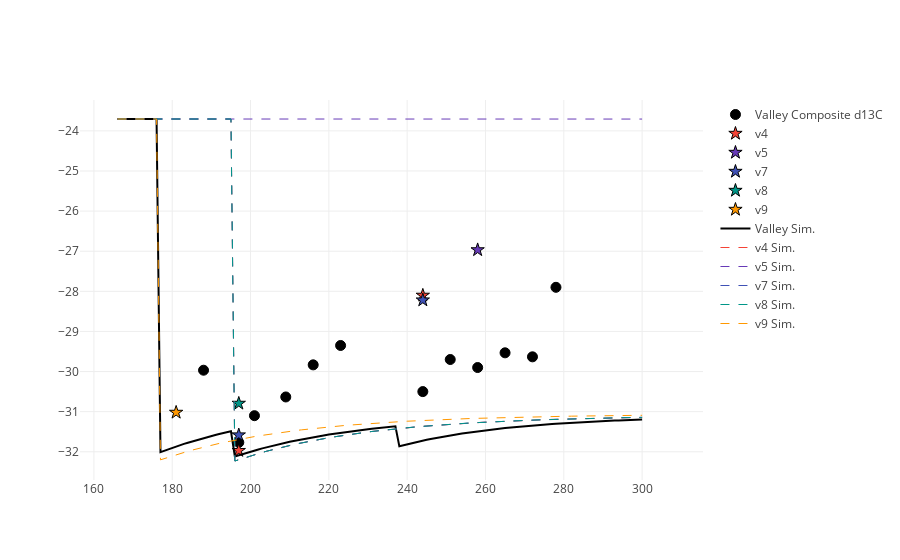

The notebook cell saved with this chart:
### Code cell
%matplotlib inline
import plotlycred
figname = 'Soils' + variable + transect + '.png'

online = False
if online:
    # fig = py.iplot(data) 
    fig = go.Figure(data=data) # , layout=layout)
    py.image.save_as(fig, filename=figname)
else:
    iplot(data)

### Figure 1 — Plotly figure (JSON) as saved in the notebook; plotly's stock layout.template omitted (floating-point values rounded to 4 significant figures; data arrays with more than 128 entries replaced by an {"elided": "..."} marker saying what was removed)
{"data": [{"marker": {"color": "black", "line": {"color": "black", "width": 1}, "size": 10, "symbol": "circle"}, "mode": "markers", "name": "Valley Composite d13C", "type": "scatter", "x": {"elided": "135 int values"}, "y": {"elided": "135 float values"}}, {"marker": {"color": "#F44336", "line": {"color": "black", "width": 1}, "size": 10, "symbol": "star"}, "mode": "markers", "name": "v4", "type": "scatter", "x": {"elided": "135 int values"}, "y": {"elided": "135 float values"}}, {"marker": {"color": "#673AB7", "line": {"color": "black", "width": 1}, "size": 10, "symbol": "star"}, "mode": "markers", "name": "v5", "type": "scatter", "x": {"elided": "135 int values"}, "y": {"elided": "135 float values"}}, {"marker": {"color": "#3F51B5", "line": {"color": "black", "width": 1}, "size": 10, "symbol": "star"}, "mode": "markers", "name": "v7", "type": "scatter", "x": {"elided": "135 int values"}, "y": {"elided": "135 float values"}}, {"marker": {"color": "#009688", "line": {"color": "black", "width": 1}, "size": 10, "symbol": "star"}, "mode": "markers", "name": "v8", "type": "scatter", "x": {"elided": "135 int values"}, "y": {"elided": "135 float values"}}, {"marker": {"color": "#FF9800", "line": {"color": "black", "width": 1}, "size": 10, "symbol": "star"}, "mode": "markers", "name": "v9", "type": "scatter", "x": {"elided": "135 int values"}, "y": {"elided": "135 float values"}}, {"marker": {"color": "black"}, "mode": "lines", "name": "Valley Sim.", "type": "scatter", "x": {"elided": "135 int values"}, "y": {"elided": "135 float values"}}, {"line": {"color": "#F44336", "dash": "dash", "width": 1}, "name": "v4 Sim.", "type": "scatter", "x": {"elided": "135 int values"}, "y": {"elided": "135 float values"}}, {"line": {"color": "#673AB7", "dash": "dash", "width": 1}, "name": "v5 Sim.", "type": "scatter", "x": {"elided": "135 int values"}, "y": {"elided": "135 float values"}}, {"line": {"color": "#3F51B5", "dash": "dash", "width": 1}, "name": "v7 Sim.", "type": "scatter", "x": {"elided": "135 int values"}, "y": {"elided": "135 float values"}}, {"line": {"color": "#009688", "dash": "dash", "width": 1}, "name": "v8 Sim.", "type": "scatter", "x": {"elided": "135 int values"}, "y": {"elided": "135 float values"}}, {"line": {"color": "#FF9800", "dash": "dash", "width": 1}, "name": "v9 Sim.", "type": "scatter", "x": {"elided": "135 int values"}, "y": {"elided": "135 float values"}}], "layout": {}}
